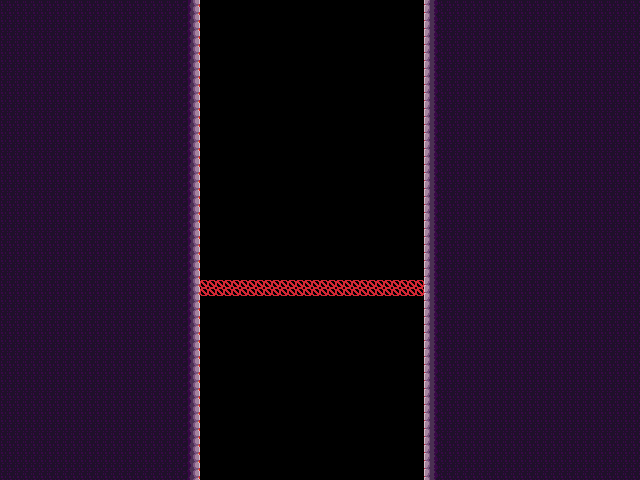

Rendered tile map (Tiled .tmx) drawn with the repository's tilesets; below, a short description and the map source with its tile grids summarised:
An orthogonal 80x60 tile map with 8x8 px tiles, 3 tile layers (draft, entity, map), 2 tilesets.

<map version="1.9" tiledversion="1.9.2" orientation="orthogonal" renderorder="right-down" width="80" height="60" tilewidth="8" tileheight="8" infinite="0" nextlayerid="6" nextobjectid="1">
 <editorsettings>
  <export target="../../assets/world/room/intro6a.json" format="json" />
 </editorsettings>
 <tileset firstgid="1" source="../rules/tools/tools.tsx" />
 <tileset firstgid="325" source="../tilesets/stone.tsx" />
 <layer id="2" name="draft" width="80" height="60">
  <data>[4800 cells, 3120 non-empty, 1 distinct tile ids]</data>
 </layer>
 <layer id="4" name="entity" width="80" height="60">
  <data>[4800 cells, 56 non-empty, 1 distinct tile ids]</data>
 </layer>
 <layer id="5" name="map" width="80" height="60">
  <data>[4800 cells, 3120 non-empty, 5 distinct tile ids]</data>
 </layer>
</map>
